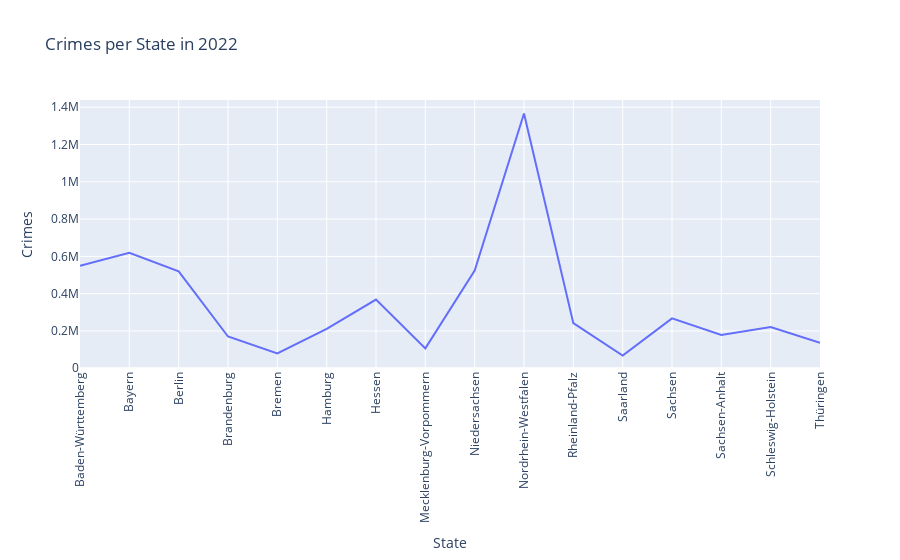

The cell this chart's notebook holds for it:
### Markdown cell above
### Line Chart

### Code cell
fig = px.line(
    df,
    x = df['bundesland'],
    y = df['anzahl_erfasste_faelle'],
    hover_name = 'bundesland',
    hover_data = {'bundesland':False},
    labels = {'bundesland':'State', 'anzahl_erfasste_faelle':'Crimes'},
    title = 'Crimes per State in 2022'
)
fig.update_xaxes(tickangle=-90)
fig.show()

### Figure 1 — Plotly figure (JSON) as saved in the notebook; plotly's stock layout.template omitted (floating-point values rounded to 4 significant figures)
{"data": [{"hovertemplate": "<b>%{hovertext}</b><br><br>Crimes=%{y}<extra></extra>", "hovertext": ["Baden-Württemberg", "Bayern", "Berlin", "Brandenburg", "Bremen", "Hamburg", "Hessen", "Mecklenburg-Vorpommern", "Niedersachsen", "Nordrhein-Westfalen", "Rheinland-Pfalz", "Saarland", "Sachsen", "Sachsen-Anhalt", "Schleswig-Holstein", "Thüringen"], "legendgroup": "", "line": {"color": "#636efa", "dash": "solid"}, "marker": {"symbol": "circle"}, "mode": "lines", "name": "", "orientation": "v", "showlegend": false, "type": "scatter", "x": ["Baden-Württemberg", "Bayern", "Berlin", "Brandenburg", "Bremen", "Hamburg", "Hessen", "Mecklenburg-Vorpommern", "Niedersachsen", "Nordrhein-Westfalen", "Rheinland-Pfalz", "Saarland", "Sachsen", "Sachsen-Anhalt", "Schleswig-Holstein", "Thüringen"], "xaxis": "x", "y": [550008, 619089, 519822, 170204, 79713, 211239, 368579, 106559, 523996, 1366601, 241779, 68139, 267312, 178450, 221183, 135911], "yaxis": "y"}], "layout": {"legend": {"tracegroupgap": 0}, "title": {"text": "Crimes per State in 2022"}, "xaxis": {"anchor": "y", "domain": [0, 1], "tickangle": -90, "title": {"text": "State"}}, "yaxis": {"anchor": "x", "domain": [0, 1], "title": {"text": "Crimes"}}}}
